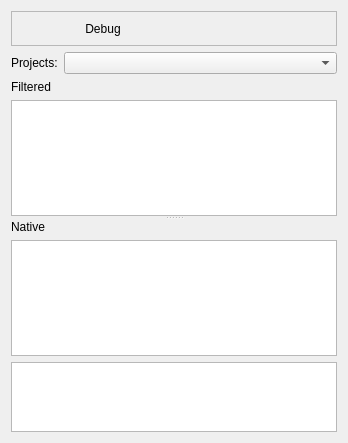
<ui version="4.0" >
 <class>XUPProjectManager</class>
 <widget class="QWidget" name="XUPProjectManager" >
  <property name="geometry" >
   <rect>
    <x>0</x>
    <y>0</y>
    <width>348</width>
    <height>443</height>
   </rect>
  </property>
  <property name="windowTitle" >
   <string>Project Manager</string>
  </property>
  <layout class="QVBoxLayout" name="verticalLayout_3" >
   <item>
    <widget class="QFrame" name="frame" >
     <property name="frameShape" >
      <enum>QFrame::StyledPanel</enum>
     </property>
     <property name="frameShadow" >
      <enum>QFrame::Raised</enum>
     </property>
     <layout class="QHBoxLayout" name="horizontalLayout" >
      <property name="spacing" >
       <number>2</number>
      </property>
      <property name="margin" >
       <number>2</number>
      </property>
      <item>
       <widget class="QToolButton" name="tbOpen" >
        <property name="iconSize" >
         <size>
          <width>22</width>
          <height>22</height>
         </size>
        </property>
        <property name="autoRaise" >
         <bool>true</bool>
        </property>
       </widget>
      </item>
      <item>
       <widget class="QToolButton" name="tbClose" >
        <property name="iconSize" >
         <size>
          <width>22</width>
          <height>22</height>
         </size>
        </property>
        <property name="autoRaise" >
         <bool>true</bool>
        </property>
       </widget>
      </item>
      <item>
       <widget class="QToolButton" name="tbDebug" >
        <property name="text" >
         <string>Debug</string>
        </property>
        <property name="iconSize" >
         <size>
          <width>22</width>
          <height>22</height>
         </size>
        </property>
        <property name="autoRaise" >
         <bool>true</bool>
        </property>
       </widget>
      </item>
      <item>
       <spacer name="horizontalSpacer" >
        <property name="orientation" >
         <enum>Qt::Horizontal</enum>
        </property>
        <property name="sizeHint" stdset="0" >
         <size>
          <width>259</width>
          <height>20</height>
         </size>
        </property>
       </spacer>
      </item>
     </layout>
    </widget>
   </item>
   <item>
    <layout class="QHBoxLayout" name="horizontalLayout_2" >
     <item>
      <widget class="QLabel" name="lProjects" >
       <property name="sizePolicy" >
        <sizepolicy vsizetype="Preferred" hsizetype="Maximum" >
         <horstretch>0</horstretch>
         <verstretch>0</verstretch>
        </sizepolicy>
       </property>
       <property name="text" >
        <string>Projects:</string>
       </property>
      </widget>
     </item>
     <item>
      <widget class="QComboBox" name="cbProjects" />
     </item>
    </layout>
   </item>
   <item>
    <widget class="QSplitter" name="splitter" >
     <property name="orientation" >
      <enum>Qt::Vertical</enum>
     </property>
     <widget class="QWidget" name="" >
      <layout class="QVBoxLayout" name="verticalLayout" >
       <item>
        <widget class="QLabel" name="label" >
         <property name="text" >
          <string>Filtered</string>
         </property>
        </widget>
       </item>
       <item>
        <widget class="QTreeView" name="tvCurrentProject" />
       </item>
      </layout>
     </widget>
     <widget class="QWidget" name="" >
      <layout class="QVBoxLayout" name="verticalLayout_2" >
       <item>
        <widget class="QLabel" name="label_2" >
         <property name="text" >
          <string>Native</string>
         </property>
        </widget>
       </item>
       <item>
        <widget class="QTreeView" name="tvNative" />
       </item>
      </layout>
     </widget>
    </widget>
   </item>
   <item>
    <widget class="QPlainTextEdit" name="pteLog" >
     <property name="maximumSize" >
      <size>
       <width>16777215</width>
       <height>100</height>
      </size>
     </property>
    </widget>
   </item>
  </layout>
 </widget>
 <resources/>
 <connections/>
</ui>
